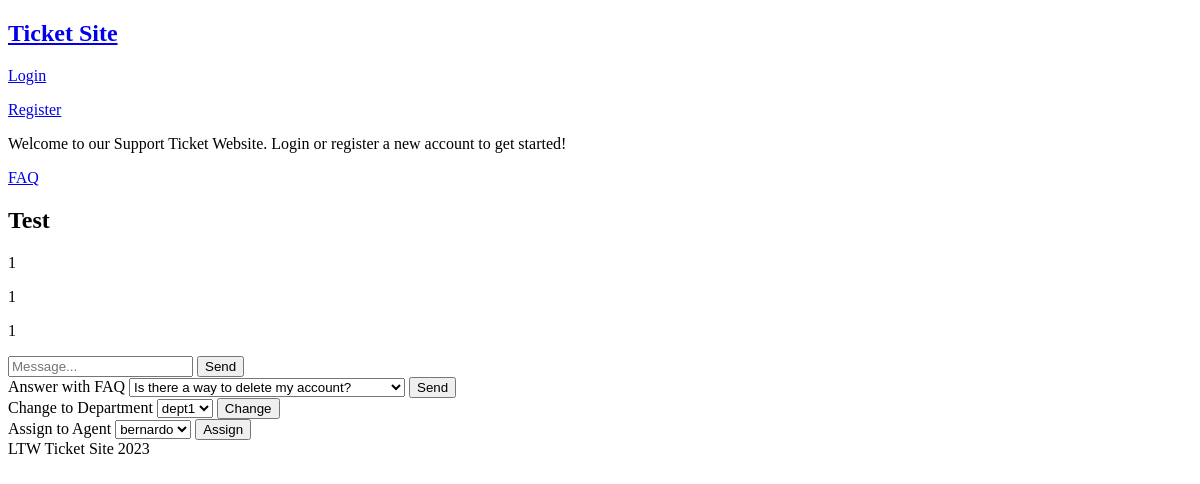
The app's page /pages/ticket.php?id=1, older data.
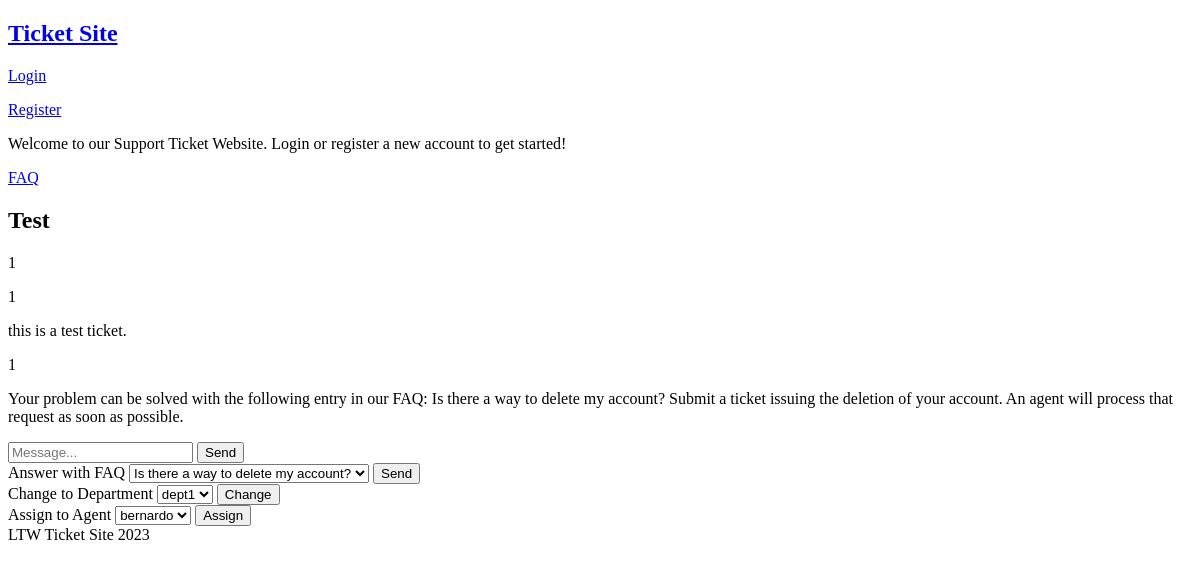
The same page, newer data.
### tables this page shows
CREATE TABLE tickets (
    id INTEGER PRIMARY KEY AUTOINCREMENT,
    subject TEXT NOT NULL,
    content TEXT,
    submitter_id INTEGER NOT NULL,
    assignee_id INTEGER,
    department_id INTEGER,
    status_id INTEGER NOT NULL,
    FOREIGN KEY (submitter_id) REFERENCES users(id),
    FOREIGN KEY (assignee_id) REFERENCES users(id),
    FOREIGN KEY (department_id) REFERENCES departments(id),
    FOREIGN KEY (status_id) REFERENCES status(id)
);

CREATE TABLE ticket_inquiries (
    id INTEGER PRIMARY KEY AUTOINCREMENT,
    ticket_id INTEGER NOT NULL,
    user_id INTEGER NOT NULL,
    content TEXT NOT NULL,
    FOREIGN KEY (ticket_id) REFERENCES tickets(id),
    FOREIGN KEY (user_id) REFERENCES users(id)
);

### database/classes/ticket.class.php (called while the page is built, shortened)
<?php
    class Ticket {
        public function __construct(int $id, string $subject, ?string $content, int $submitter_id,
                                    ?int $assignee_id, $department_id, int $status_id) {
            $this->id = $id;
            $this->subject = $subject;
            $this->content = $content;
            $this->submitter_id = $submitter_id;
            $this->department_id = $department_id === "" ? null : $department_id;
            $this->status_id = $status_id;
        }
        static function getTicket(PDO $db, int $id) : ?Ticket {
            $stmt = $db->prepare('SELECT * FROM tickets WHERE id = ?');
            $stmt->execute(array($id));
            $ticket = $stmt->fetch();
            if($ticket){
                return new Ticket($ticket['id'], $ticket['subject'], $ticket['content'], $ticket['submitter_id'], $ticket['assignee_id'], $ticket['department_id'], $ticket['status_id']);
            }
            else return null;
        }
    }
?>

### database/classes/inquiry.class.php (called while the page is built, shortened)
<?php
    class Inquiry {
        public function __construct(int $id, int $ticket_id, int $user_id, string $content){
            $this->user_id = $user_id;
            $this->content = $content;
        }
        static function getTicketInquiries(PDO $db, int $id) : array {
            $stmt = $db->prepare('SELECT * FROM ticket_inquiries WHERE ticket_id = ?');
            $stmt->execute(array($id));
            $inquiries = array();
            while($inq = $stmt->fetch()){
                $inquiries[] = new Inquiry($inq['id'], $inq['ticket_id'], $inq['user_id'], $inq['content']);
            }
            return $inquiries;
        }
    }
?>

### templates/ticket.tpl.php (the view, shortened to what the changed rows need)
<?php function drawTicketInfo(Ticket $ticket) { ?>
    <h2><?=$ticket->subject?></h2>
    <p><?=$ticket->submitter_id?></p>
    <p><?=$ticket->department_id?></p>
    <p><?=$ticket->status_id?></p>
    <p><?=$ticket->content?></p>
<?php } ?>
<?php function drawTicketInquirySection(Ticket $ticket, array $inquiries) { ?>
    <?php foreach($inquiries as $inq) { ?>
        <p><?=$inq->user_id?></p>
        <p><?=$inq->content?>
    <?php } ?>
    <form action="../actions/action_submit_inquiry.php?id=<?=$ticket->id?>" method="POST">
        <input type="text" name="inquiry" placeholder="Message..." required>
        <button type="submit" name="submit_inquiry">Send</button>
    </form>
<?php } ?>
<?php function drawAgentTicketTools(Ticket $ticket, array $departments, array $agents, array $faqs) { ?>
    <form action="../actions/action_answer_faq.php?id=<?=$ticket->id?>" method="POST">
        <label>
        </label>
    </form>
    <form action="../actions/action_change_department.php?id=<?=$ticket->id?>" method="POST">
        <label>
        </label>
    </form>
    <form action="../actions/action_assign_agent.php?id=<?=$ticket->id?>" method="POST">
        <label>
        </label>
    </form>
<?php } ?>

Row changes from the older to the newer data that the page shows:
changed tickets "Test": content (not shown) → "this is a test ticket."; department "1" → (not shown)
now on this page (row edited): ticket_inquiries: user "1", content "Your problem can be solved with the following entry in our FAQ: Is there a way to delete my account? Submit a ticket issuing the deletion of your account. An agent will process that request as soon as possible."
